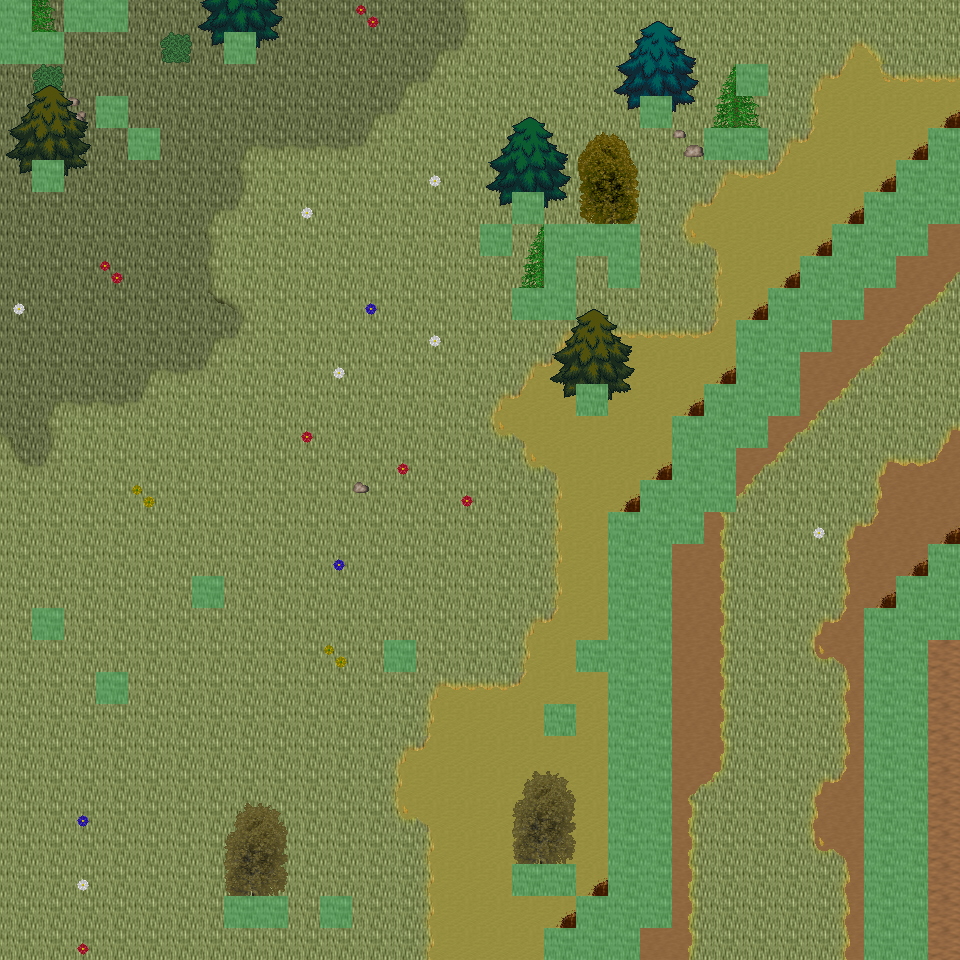

A level layout from a 2D game, rendered from its tile map. Below: a short description, then the map file with tile-grid data replaced by summaries:
An orthogonal 30x30 tile map with 32x32 px tiles, 6 tile layers (Ground, Object, Object2, Above, ...), 45 tilesets and 9 objects (9x mapExit).

<map version="1.0" orientation="orthogonal" renderorder="right-down" width="30" height="30" tilewidth="32" tileheight="32" nextobjectid="10">
  <tileset firstgid="1" name="tileset_ground_ground" tilewidth="32" tileheight="32" tilecount="33" columns="3">
    <image source="../drawable/tileset_ground_ground.png" width="96" height="352" />
  </tileset>
  <tileset firstgid="34" name="tileset_ground_ridge_earth_dark" tilewidth="32" tileheight="32" tilecount="96" columns="12">
    <image source="../drawable/tileset_ground_ridge_earth_dark.png" width="384" height="256" />
  </tileset>
  <tileset firstgid="130" name="tileset_plant_grasses" tilewidth="32" tileheight="32" tilecount="6" columns="3">
    <image source="../drawable/tileset_plant_grasses.png" width="96" height="64" />
  </tileset>
  <tileset firstgid="136" name="tileset_ground_ladder_vertical_dark" tilewidth="32" tileheight="32" tilecount="3" columns="3">
    <image source="../drawable/tileset_ground_ladder_vertical_dark.png" width="96" height="32" />
  </tileset>
  <tileset firstgid="139" name="tileset_logic_collision" tilewidth="32" tileheight="32" tilecount="1" columns="1">
    <image source="../drawable/tileset_logic_collision.png" width="32" height="32" />
  </tileset>
  <tileset firstgid="140" name="tileset_ground_grass_corners" tilewidth="32" tileheight="32" tilecount="24" columns="6">
    <image source="../drawable/tileset_ground_grass_corners.png" width="192" height="128" />
  </tileset>
  <tileset firstgid="164" name="tileset_ground_earth_edges" tilewidth="32" tileheight="32" tilecount="18" columns="6">
    <image source="../drawable/tileset_ground_earth_edges.png" width="192" height="96" />
  </tileset>
  <tileset firstgid="182" name="tileset_plant_bush_bushes" tilewidth="32" tileheight="32" tilecount="10" columns="5">
    <image source="../drawable/tileset_plant_bush_bushes.png" width="160" height="64" />
  </tileset>
  <tileset firstgid="192" name="tileset_plant_tree_tree_darkgreen" tilewidth="32" tileheight="32" tilecount="88" columns="8">
    <image source="../drawable/tileset_plant_tree_tree_darkgreen.png" width="256" height="352" />
  </tileset>
  <tileset firstgid="280" name="tileset_ground_rock_pebbles" tilewidth="32" tileheight="32" tilecount="3" columns="1">
    <image source="../drawable/tileset_ground_rock_pebbles.png" width="32" height="96" />
  </tileset>
  <tileset firstgid="283" name="tileset_furniture_sink_jacuzzi_dark_side_on" tilewidth="32" tileheight="32" tilecount="36" columns="3">
    <image source="../drawable/tileset_furniture_sink_jacuzzi_dark_side_on.png" width="96" height="384" />
  </tileset>
  <tileset firstgid="319" name="tileset_furniture_chair_bench_iron_extensible" tilewidth="32" tileheight="32" tilecount="16" columns="4">
    <image source="../drawable/tileset_furniture_chair_bench_iron_extensible.png" width="128" height="128" />
  </tileset>
  <tileset firstgid="335" name="tileset_plant_flower_daisy_blue" tilewidth="32" tileheight="32" tilecount="8" columns="2">
    <image source="../drawable/tileset_plant_flower_daisy_blue.png" width="64" height="128" />
  </tileset>
  <tileset firstgid="343" name="tileset_plant_flower_daisy_red" tilewidth="32" tileheight="32" tilecount="8" columns="2">
    <image source="../drawable/tileset_plant_flower_daisy_red.png" width="64" height="128" />
  </tileset>
  <tileset firstgid="351" name="tileset_plant_flower_daisy_white" tilewidth="32" tileheight="32" tilecount="8" columns="2">
    <image source="../drawable/tileset_plant_flower_daisy_white.png" width="64" height="128" />
  </tileset>
  <tileset firstgid="359" name="tileset_plant_flower_daisy_yellow" tilewidth="32" tileheight="32" tilecount="8" columns="2">
    <image source="../drawable/tileset_plant_flower_daisy_yellow.png" width="64" height="128" />
  </tileset>
  <tileset firstgid="367" name="tileset_plant_bush_hedge" tilewidth="32" tileheight="32" tilecount="35" columns="5">
    <image source="../drawable/tileset_plant_bush_hedge.png" width="160" height="224" />
  </tileset>
  <tileset firstgid="402" name="tileset_plant_tree_evergreen" tilewidth="32" tileheight="32" tilecount="36" columns="3">
    <image source="../drawable/tileset_plant_tree_evergreen.png" width="96" height="384" />
  </tileset>
  <tileset firstgid="438" name="tileset_furniture_light_iron_lamp" tilewidth="32" tileheight="32" tilecount="3" columns="1">
    <image source="../drawable/tileset_furniture_light_iron_lamp.png" width="32" height="96" />
  </tileset>
  <tileset firstgid="441" name="tileset_furniture_light_flames" tilewidth="32" tileheight="32" tilecount="6" columns="6">
    <image source="../drawable/tileset_furniture_light_flames.png" width="192" height="32" />
  </tileset>
  <tileset firstgid="447" name="tileset_item_statue_girl_with_bird" tilewidth="32" tileheight="32" tilecount="12" columns="4">
    <image source="../drawable/tileset_item_statue_girl_with_bird.png" width="128" height="96" />
  </tileset>
  <tileset firstgid="459" name="tileset_object_birds" tilewidth="32" tileheight="32" tilecount="4" columns="2">
    <image source="../drawable/tileset_object_birds.png" width="64" height="64" />
  </tileset>
  <tileset firstgid="463" name="tileset_logic_protection" tilewidth="32" tileheight="32" tilecount="2" columns="2">
    <image source="../drawable/tileset_logic_protection.png" width="64" height="32" />
  </tileset>
  <tileset firstgid="465" name="tileset_plant_tree_spruce" tilewidth="32" tileheight="32" tilecount="6" columns="2">
    <image source="../drawable/tileset_plant_tree_spruce.png" width="64" height="96" />
  </tileset>
  <tileset firstgid="471" name="tileset_plant_tree_taller_trees" tilewidth="32" tileheight="32" tilecount="32" columns="8">
    <image source="../drawable/tileset_plant_tree_taller_trees.png" width="256" height="128" />
  </tileset>
  <tileset firstgid="503" name="tileset_plant_stump_hollow_logs" tilewidth="32" tileheight="32" tilecount="6" columns="3">
    <image source="../drawable/tileset_plant_stump_hollow_logs.png" width="96" height="64" />
  </tileset>
  <tileset firstgid="509" name="tileset_plant_stump_small_stump" tilewidth="32" tileheight="32" tilecount="4" columns="2">
    <image source="../drawable/tileset_plant_stump_small_stump.png" width="64" height="64" />
  </tileset>
  <tileset firstgid="513" name="tileset_ground_grass_2" tilewidth="32" tileheight="32" tilecount="21" columns="3">
    <image source="../drawable/tileset_ground_grass_2.png" width="96" height="224" />
  </tileset>
  <tileset firstgid="534" name="tileset_ground_water_waterfall" tilewidth="32" tileheight="32" tilecount="120" columns="8">
    <image source="../drawable/tileset_ground_water_waterfall.png" width="256" height="480" />
  </tileset>
  <tileset firstgid="654" name="tileset_ground_water_pool_corners" tilewidth="32" tileheight="32" tilecount="72" columns="3">
    <image source="../drawable/tileset_ground_water_pool_corners.png" width="96" height="768" />
  </tileset>
  <tileset firstgid="726" name="tileset_ground_water_pool" tilewidth="32" tileheight="32" tilecount="72" columns="3">
    <image source="../drawable/tileset_ground_water_pool.png" width="96" height="768" />
  </tileset>
  <tileset firstgid="798" name="tileset_plant_vine" tilewidth="32" tileheight="32" tilecount="3" columns="1">
    <image source="../drawable/tileset_plant_vine.png" width="32" height="96" />
  </tileset>
  <tileset firstgid="801" name="tileset_logic_item_fruits" tilewidth="32" tileheight="32" tilecount="16" columns="8">
    <image source="../drawable/tileset_logic_item_fruits.png" width="256" height="64" />
  </tileset>
  <tileset firstgid="817" name="tileset_ground_dry_grass" tilewidth="32" tileheight="32" tilecount="54" columns="9">
    <image source="../drawable/tileset_ground_dry_grass.png" width="288" height="192" />
  </tileset>
  <tileset firstgid="871" name="tileset_light_dim_light_5x5" tilewidth="32" tileheight="32" tilecount="25" columns="5">
    <image source="../drawable/tileset_light_dim_light_5x5.png" width="160" height="160" />
  </tileset>
  <tileset firstgid="896" name="tileset_building_chimney_smoke" tilewidth="32" tileheight="32" tilecount="40" columns="4">
    <image source="../drawable/tileset_building_chimney_smoke.png" width="128" height="320" />
  </tileset>
  <tileset firstgid="936" name="tileset_logic_creature_hybrid" tilewidth="32" tileheight="32" tilecount="16" columns="8">
    <image source="../drawable/tileset_logic_creature_hybrid.png" width="256" height="64" />
  </tileset>
  <tileset firstgid="952" name="tileset_building_huts" tilewidth="32" tileheight="32" tilecount="338" columns="26">
    <image source="../drawable/tileset_building_huts.png" width="832" height="416" />
  </tileset>
  <tileset firstgid="1290" name="tileset_logic_portal" tilewidth="32" tileheight="32" tilecount="24" columns="8">
    <image source="../drawable/tileset_logic_portal.png" width="256" height="96" />
  </tileset>
  <tileset firstgid="1314" name="tileset_plant_bush_leafy" tilewidth="32" tileheight="32" tilecount="48" columns="8">
    <image source="../drawable/tileset_plant_bush_leafy.png" width="256" height="192" />
  </tileset>
  <tileset firstgid="1362" name="tileset_plant_bush_berried" tilewidth="32" tileheight="32" tilecount="60" columns="5">
    <image source="../drawable/tileset_plant_bush_berried.png" width="160" height="384" />
  </tileset>
  <tileset firstgid="1422" name="tileset_plant_bush_flowering" tilewidth="32" tileheight="32" tilecount="72" columns="8">
    <image source="../drawable/tileset_plant_bush_flowering.png" width="256" height="288" />
  </tileset>
  <tileset firstgid="1494" name="tileset_plant_bushes_and_trees" tilewidth="32" tileheight="32" tilecount="144" columns="16">
    <image source="../drawable/tileset_plant_bushes_and_trees.png" width="512" height="289" />
  </tileset>
  <tileset firstgid="1638" name="tileset_plant_bush_bush_pinks" tilewidth="32" tileheight="32" tilecount="4" columns="2">
    <image source="../drawable/tileset_plant_bush_bush_pinks.png" width="64" height="64" />
  </tileset>
  <tileset firstgid="1642" name="tileset_logic_creature_mutant" tilewidth="32" tileheight="32" tilecount="7" columns="7">
    <image source="../drawable/tileset_logic_creature_mutant.png" width="224" height="32" />
  </tileset>
  <layer name="Ground" width="30" height="30">
    <data>[900 cells, 900 non-empty, 5 distinct tile ids]</data>
  </layer>
  <layer name="Object" width="30" height="30">
    <data>[900 cells, 300 non-empty, 53 distinct tile ids]</data>
  </layer>
  <layer name="Object2" width="30" height="30">
    <data>[900 cells, 1 non-empty, 1 distinct tile ids]</data>
  </layer>
  <layer name="Above" width="30" height="30">
    <data>[900 cells, 71 non-empty, 45 distinct tile ids]</data>
  </layer>
  <layer name="Above2" width="30" height="30">
    <data>[900 cells, 0 non-empty, 0 distinct tile ids]</data>
  </layer>
  <layer name="Walkable" width="30" height="30">
    <data>[900 cells, 122 non-empty, 1 distinct tile ids]</data>
  </layer>
  <objectgroup name="MapEvents">
    <object id="1" name="north" type="mapExit" x="32" y="0" width="32" height="32">
      <properties>
        <property name="map" value="level_0_x104_y9" />
        <property name="x" value="1" />
        <property name="y" value="28" />
      </properties>
    </object>
    <object id="2" name="north2" type="mapExit" x="128" y="0" width="832" height="32">
      <properties>
        <property name="map" value="level_0_x104_y9" />
        <property name="x" value="4" />
        <property name="y" value="28" />
      </properties>
    </object>
    <object id="3" name="south" type="mapExit" x="0" y="928" width="544" height="32">
      <properties>
        <property name="map" value="level_0_x104_y11" />
        <property name="x" value="0" />
        <property name="y" value="1" />
      </properties>
    </object>
    <object id="4" name="south2" type="mapExit" x="640" y="928" width="224" height="32">
      <properties>
        <property name="map" value="level_0_x104_y11" />
        <property name="x" value="20" />
        <property name="y" value="1" />
      </properties>
    </object>
    <object id="5" name="south3" type="mapExit" x="928" y="928" width="32" height="32">
      <properties>
        <property name="map" value="level_0_x104_y11" />
        <property name="x" value="29" />
        <property name="y" value="1" />
      </properties>
    </object>
    <object id="6" name="west" type="mapExit" x="0" y="64" width="32" height="896">
      <properties>
        <property name="map" value="level_0_x103_y10" />
        <property name="x" value="28" />
        <property name="y" value="2" />
      </properties>
    </object>
    <object id="7" name="east" type="mapExit" x="928" y="0" width="32" height="128">
      <properties>
        <property name="map" value="level_0_x105_y10" />
        <property name="x" value="1" />
        <property name="y" value="0" />
      </properties>
    </object>
    <object id="8" name="east2" type="mapExit" x="928" y="224" width="32" height="320">
      <properties>
        <property name="map" value="level_0_x105_y10" />
        <property name="x" value="1" />
        <property name="y" value="7" />
      </properties>
    </object>
    <object id="9" name="east3" type="mapExit" x="928" y="640" width="32" height="320">
      <properties>
        <property name="map" value="level_0_x105_y10" />
        <property name="x" value="1" />
        <property name="y" value="20" />
      </properties>
    </object>
  </objectgroup>
</map>
